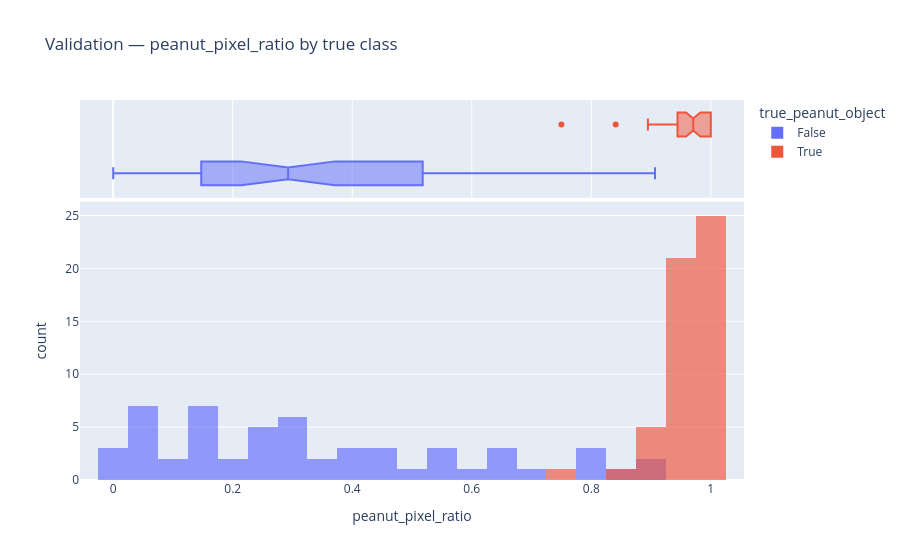
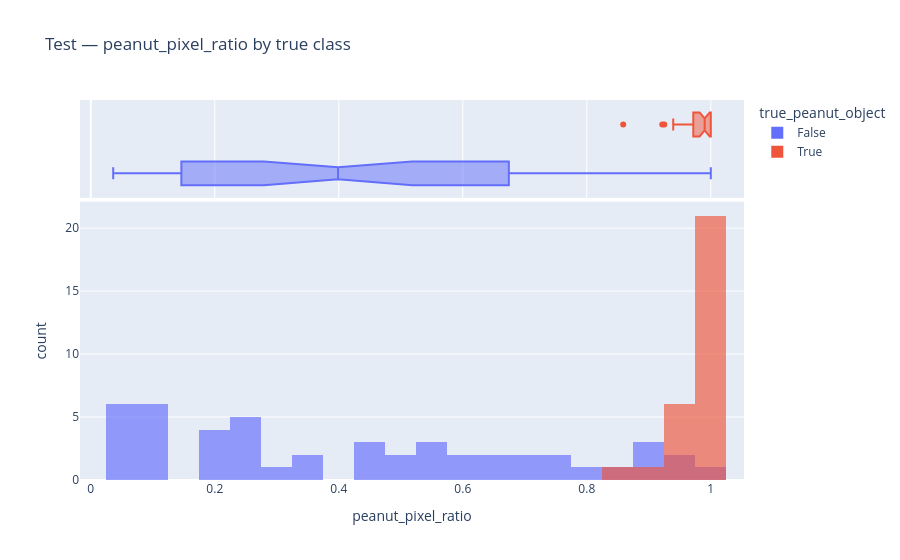
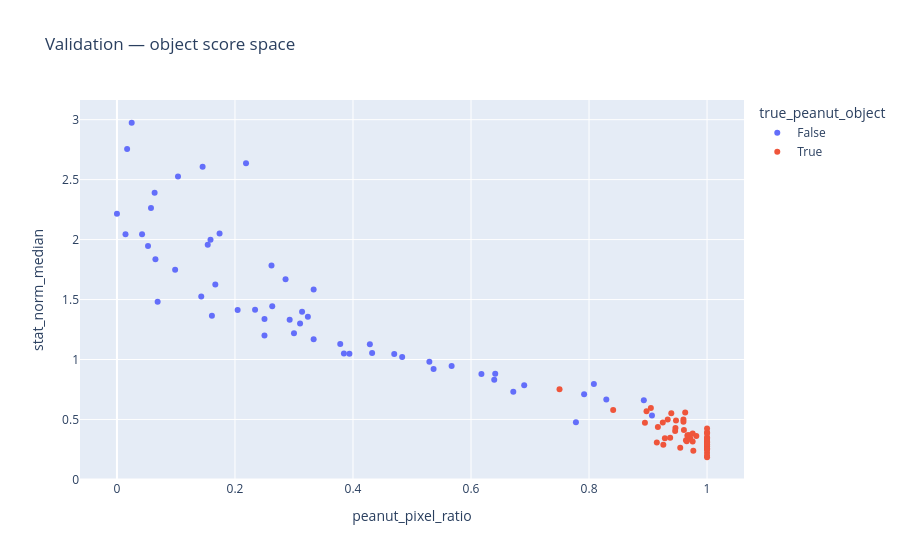

These figures' notebook cell, in order:
### Code cell
fig = px.histogram(
    validation_score_df,
    x="peanut_pixel_ratio",
    color="true_peanut_object",
    nbins=30,
    marginal="box",
    barmode="overlay",
    opacity=0.65,
    title="Validation — peanut_pixel_ratio by true class",
)
fig.show()

fig = px.histogram(
    test_score_df,
    x="peanut_pixel_ratio",
    color="true_peanut_object",
    nbins=30,
    marginal="box",
    barmode="overlay",
    opacity=0.65,
    title="Test — peanut_pixel_ratio by true class",
)
fig.show()

fig = px.scatter(
    validation_score_df,
    x="peanut_pixel_ratio",
    y="stat_norm_median",
    color="true_peanut_object",
    hover_data=["object_id", "source_image", "batch", "n_pixels_decision"],
    title="Validation — object score space",
)
fig.show()

### Figure 1 — Plotly figure (JSON) as saved in the notebook; plotly's stock layout.template omitted (floating-point values rounded to 4 significant figures)
{"data": [{"bingroup": "x", "hovertemplate": "true_peanut_object=False<br>peanut_pixel_ratio=%{x}<br>count=%{y}<extra></extra>", "legendgroup": "False", "marker": {"color": "#636efa", "opacity": 0.65, "pattern": {"shape": ""}}, "name": "False", "nbinsx": 30, "orientation": "v", "showlegend": true, "type": "histogram", "x": [0.2619, 0.4699, 0.6393, 0.6716, 0.3235, 0.4286, 0.04255, 0.1538, 0.05769, 0.0, 0.1667, 0.5366, 0.6901, 0.06897, 0.25, 0.3333, 0.3784, 0.641, 0.2632, 0.05263, 0.4324, 0.8082, 0.3103, 0.2927, 0.01449, 0.5294, 0.7778, 0.1429, 0.3137, 0.9067, 0.09859, 0.1585, 0.2045, 0.2188, 0.1452, 0.025, 0.8929, 0.1609, 0.1034, 0.25, 0.8293, 0.4833, 0.01724, 0.06522, 0.3846, 0.5672, 0.7917, 0.3, 0.3939, 0.1739, 0.6176, 0.234, 0.06383, 0.3333, 0.2857], "xaxis": "x", "yaxis": "y"}, {"hovertemplate": "true_peanut_object=False<br>peanut_pixel_ratio=%{x}<extra></extra>", "legendgroup": "False", "marker": {"color": "#636efa"}, "name": "False", "notched": true, "showlegend": false, "type": "box", "x": [0.2619, 0.4699, 0.6393, 0.6716, 0.3235, 0.4286, 0.04255, 0.1538, 0.05769, 0.0, 0.1667, 0.5366, 0.6901, 0.06897, 0.25, 0.3333, 0.3784, 0.641, 0.2632, 0.05263, 0.4324, 0.8082, 0.3103, 0.2927, 0.01449, 0.5294, 0.7778, 0.1429, 0.3137, 0.9067, 0.09859, 0.1585, 0.2045, 0.2188, 0.1452, 0.025, 0.8929, 0.1609, 0.1034, 0.25, 0.8293, 0.4833, 0.01724, 0.06522, 0.3846, 0.5672, 0.7917, 0.3, 0.3939, 0.1739, 0.6176, 0.234, 0.06383, 0.3333, 0.2857], "xaxis": "x2", "yaxis": "y2"}, {"bingroup": "x", "hovertemplate": "true_peanut_object=True<br>peanut_pixel_ratio=%{x}<br>count=%{y}<extra></extra>", "legendgroup": "True", "marker": {"color": "#EF553B", "opacity": 0.65, "pattern": {"shape": ""}}, "name": "True", "nbinsx": 30, "orientation": "v", "showlegend": true, "type": "histogram", "x": [1.0, 0.9767, 1.0, 0.9286, 0.8409, 0.96, 0.9706, 0.9167, 0.9818, 0.9464, 0.9655, 0.9394, 0.9474, 1.0, 1.0, 1.0, 0.75, 1.0, 1.0, 1.0, 1.0, 0.96, 1.0, 1.0, 0.9259, 0.9459, 1.0, 0.9643, 0.925, 1.0, 0.9677, 0.9375, 1.0, 0.9701, 1.0, 0.8947, 0.9714, 0.9667, 1.0, 0.9756, 1.0, 0.8974, 1.0, 1.0, 0.9048, 0.9756, 1.0, 0.9545, 0.9608, 0.9333, 1.0, 0.963, 0.9149], "xaxis": "x", "yaxis": "y"}, {"hovertemplate": "true_peanut_object=True<br>peanut_pixel_ratio=%{x}<extra></extra>", "legendgroup": "True", "marker": {"color": "#EF553B"}, "name": "True", "notched": true, "showlegend": false, "type": "box", "x": [1.0, 0.9767, 1.0, 0.9286, 0.8409, 0.96, 0.9706, 0.9167, 0.9818, 0.9464, 0.9655, 0.9394, 0.9474, 1.0, 1.0, 1.0, 0.75, 1.0, 1.0, 1.0, 1.0, 0.96, 1.0, 1.0, 0.9259, 0.9459, 1.0, 0.9643, 0.925, 1.0, 0.9677, 0.9375, 1.0, 0.9701, 1.0, 0.8947, 0.9714, 0.9667, 1.0, 0.9756, 1.0, 0.8974, 1.0, 1.0, 0.9048, 0.9756, 1.0, 0.9545, 0.9608, 0.9333, 1.0, 0.963, 0.9149], "xaxis": "x2", "yaxis": "y2"}], "layout": {"barmode": "overlay", "legend": {"title": {"text": "true_peanut_object"}, "tracegroupgap": 0}, "title": {"text": "Validation — peanut_pixel_ratio by true class"}, "xaxis": {"anchor": "y", "domain": [0, 1], "title": {"text": "peanut_pixel_ratio"}}, "xaxis2": {"anchor": "y2", "domain": [0, 1], "matches": "x", "showgrid": true, "showticklabels": false}, "yaxis": {"anchor": "x", "domain": [0, 0.7326], "title": {"text": "count"}}, "yaxis2": {"anchor": "x2", "domain": [0.7426, 1], "matches": "y2", "showgrid": false, "showline": false, "showticklabels": false, "ticks": ""}}}

### Figure 2 — Plotly figure (JSON) as saved in the notebook; plotly's stock layout.template omitted (floating-point values rounded to 4 significant figures)
{"data": [{"bingroup": "x", "hovertemplate": "true_peanut_object=False<br>peanut_pixel_ratio=%{x}<br>count=%{y}<extra></extra>", "legendgroup": "False", "marker": {"color": "#636efa", "opacity": 0.65, "pattern": {"shape": ""}}, "name": "False", "nbinsx": 30, "orientation": "v", "showlegend": true, "type": "histogram", "x": [0.4933, 0.3172, 0.7, 0.7876, 0.04, 0.6818, 0.434, 0.6392, 0.5773, 0.1772, 0.325, 0.03614, 0.0875, 0.9222, 0.5324, 0.8913, 0.1017, 0.2584, 0.2308, 0.1149, 0.5, 0.4478, 0.7614, 0.5738, 0.2474, 0.1864, 0.1149, 0.6667, 0.2712, 0.05063, 0.9365, 1.0, 0.1915, 0.9661, 0.07071, 0.8448, 0.9048, 0.08421, 0.2453, 0.2, 0.7455, 0.6, 0.3636, 0.5422, 0.4478, 0.06557, 0.08824, 0.06452], "xaxis": "x", "yaxis": "y"}, {"hovertemplate": "true_peanut_object=False<br>peanut_pixel_ratio=%{x}<extra></extra>", "legendgroup": "False", "marker": {"color": "#636efa"}, "name": "False", "notched": true, "showlegend": false, "type": "box", "x": [0.4933, 0.3172, 0.7, 0.7876, 0.04, 0.6818, 0.434, 0.6392, 0.5773, 0.1772, 0.325, 0.03614, 0.0875, 0.9222, 0.5324, 0.8913, 0.1017, 0.2584, 0.2308, 0.1149, 0.5, 0.4478, 0.7614, 0.5738, 0.2474, 0.1864, 0.1149, 0.6667, 0.2712, 0.05063, 0.9365, 1.0, 0.1915, 0.9661, 0.07071, 0.8448, 0.9048, 0.08421, 0.2453, 0.2, 0.7455, 0.6, 0.3636, 0.5422, 0.4478, 0.06557, 0.08824, 0.06452], "xaxis": "x2", "yaxis": "y2"}, {"bingroup": "x", "hovertemplate": "true_peanut_object=True<br>peanut_pixel_ratio=%{x}<br>count=%{y}<extra></extra>", "legendgroup": "True", "marker": {"color": "#EF553B", "opacity": 0.65, "pattern": {"shape": ""}}, "name": "True", "nbinsx": 30, "orientation": "v", "showlegend": true, "type": "histogram", "x": [1.0, 1.0, 1.0, 1.0, 0.9677, 0.973, 0.98, 0.9861, 0.8587, 1.0, 1.0, 0.925, 0.9889, 0.9217, 1.0, 0.9901, 1.0, 1.0, 0.9394, 1.0, 1.0, 1.0, 1.0, 0.9844, 1.0, 0.9559, 0.9681, 0.9848, 0.9872], "xaxis": "x", "yaxis": "y"}, {"hovertemplate": "true_peanut_object=True<br>peanut_pixel_ratio=%{x}<extra></extra>", "legendgroup": "True", "marker": {"color": "#EF553B"}, "name": "True", "notched": true, "showlegend": false, "type": "box", "x": [1.0, 1.0, 1.0, 1.0, 0.9677, 0.973, 0.98, 0.9861, 0.8587, 1.0, 1.0, 0.925, 0.9889, 0.9217, 1.0, 0.9901, 1.0, 1.0, 0.9394, 1.0, 1.0, 1.0, 1.0, 0.9844, 1.0, 0.9559, 0.9681, 0.9848, 0.9872], "xaxis": "x2", "yaxis": "y2"}], "layout": {"barmode": "overlay", "legend": {"title": {"text": "true_peanut_object"}, "tracegroupgap": 0}, "title": {"text": "Test — peanut_pixel_ratio by true class"}, "xaxis": {"anchor": "y", "domain": [0, 1], "title": {"text": "peanut_pixel_ratio"}}, "xaxis2": {"anchor": "y2", "domain": [0, 1], "matches": "x", "showgrid": true, "showticklabels": false}, "yaxis": {"anchor": "x", "domain": [0, 0.7326], "title": {"text": "count"}}, "yaxis2": {"anchor": "x2", "domain": [0.7426, 1], "matches": "y2", "showgrid": false, "showline": false, "showticklabels": false, "ticks": ""}}}

### Figure 3 — Plotly figure (JSON) as saved in the notebook; plotly's stock layout.template omitted (floating-point values rounded to 4 significant figures; data arrays with more than 128 entries replaced by an {"elided": "..."} marker saying what was removed)
{"data": [{"customdata": {"elided": "55x4 mixed values"}, "hovertemplate": "true_peanut_object=False<br>peanut_pixel_ratio=%{x}<br>stat_norm_median=%{y}<br>object_id=%{customdata[0]}<br>source_image=%{customdata[1]}<br>batch=%{customdata[2]}<br>n_pixels_decision=%{customdata[3]}<extra></extra>", "legendgroup": "False", "marker": {"color": "#636efa", "symbol": "circle"}, "mode": "markers", "name": "False", "orientation": "v", "showlegend": true, "type": "scatter", "x": [0.2619, 0.4699, 0.6393, 0.6716, 0.3235, 0.4286, 0.04255, 0.1538, 0.05769, 0.0, 0.1667, 0.5366, 0.6901, 0.06897, 0.25, 0.3333, 0.3784, 0.641, 0.2632, 0.05263, 0.4324, 0.8082, 0.3103, 0.2927, 0.01449, 0.5294, 0.7778, 0.1429, 0.3137, 0.9067, 0.09859, 0.1585, 0.2045, 0.2188, 0.1452, 0.025, 0.8929, 0.1609, 0.1034, 0.25, 0.8293, 0.4833, 0.01724, 0.06522, 0.3846, 0.5672, 0.7917, 0.3, 0.3939, 0.1739, 0.6176, 0.234, 0.06383, 0.3333, 0.2857], "xaxis": "x", "y": [1.783, 1.047, 0.8311, 0.7307, 1.357, 1.128, 2.044, 1.956, 2.263, 2.215, 1.626, 0.9206, 0.7855, 1.481, 1.201, 1.584, 1.129, 0.8802, 1.444, 1.946, 1.055, 0.7949, 1.3, 1.331, 2.044, 0.981, 0.4769, 1.524, 1.399, 0.534, 1.748, 1.998, 1.413, 2.637, 2.607, 2.974, 0.6599, 1.364, 2.527, 1.338, 0.6671, 1.02, 2.755, 1.836, 1.05, 0.9463, 0.7097, 1.218, 1.048, 2.05, 0.8785, 1.415, 2.39, 1.17, 1.669], "yaxis": "y"}, {"customdata": {"elided": "53x4 mixed values"}, "hovertemplate": "true_peanut_object=True<br>peanut_pixel_ratio=%{x}<br>stat_norm_median=%{y}<br>object_id=%{customdata[0]}<br>source_image=%{customdata[1]}<br>batch=%{customdata[2]}<br>n_pixels_decision=%{customdata[3]}<extra></extra>", "legendgroup": "True", "marker": {"color": "#EF553B", "symbol": "circle"}, "mode": "markers", "name": "True", "orientation": "v", "showlegend": true, "type": "scatter", "x": [1.0, 0.9767, 1.0, 0.9286, 0.8409, 0.96, 0.9706, 0.9167, 0.9818, 0.9464, 0.9655, 0.9394, 0.9474, 1.0, 1.0, 1.0, 0.75, 1.0, 1.0, 1.0, 1.0, 0.96, 1.0, 1.0, 0.9259, 0.9459, 1.0, 0.9643, 0.925, 1.0, 0.9677, 0.9375, 1.0, 0.9701, 1.0, 0.8947, 0.9714, 0.9667, 1.0, 0.9756, 1.0, 0.8974, 1.0, 1.0, 0.9048, 0.9756, 1.0, 0.9545, 0.9608, 0.9333, 1.0, 0.963, 0.9149], "xaxis": "x", "y": [0.26, 0.239, 0.3059, 0.344, 0.5797, 0.4807, 0.3393, 0.4373, 0.3616, 0.4283, 0.3185, 0.5514, 0.4909, 0.4246, 0.2225, 0.293, 0.7512, 0.3108, 0.2486, 0.1968, 0.3513, 0.4999, 0.2553, 0.3406, 0.2885, 0.4046, 0.3288, 0.326, 0.4756, 0.3936, 0.3674, 0.3471, 0.3153, 0.3679, 0.2782, 0.4723, 0.3443, 0.3658, 0.2871, 0.3835, 0.2776, 0.5684, 0.2547, 0.3826, 0.5948, 0.3153, 0.2964, 0.2633, 0.412, 0.4997, 0.1849, 0.5575, 0.3084], "yaxis": "y"}], "layout": {"legend": {"title": {"text": "true_peanut_object"}, "tracegroupgap": 0}, "title": {"text": "Validation — object score space"}, "xaxis": {"anchor": "y", "domain": [0, 1], "title": {"text": "peanut_pixel_ratio"}}, "yaxis": {"anchor": "x", "domain": [0, 1], "title": {"text": "stat_norm_median"}}}}
